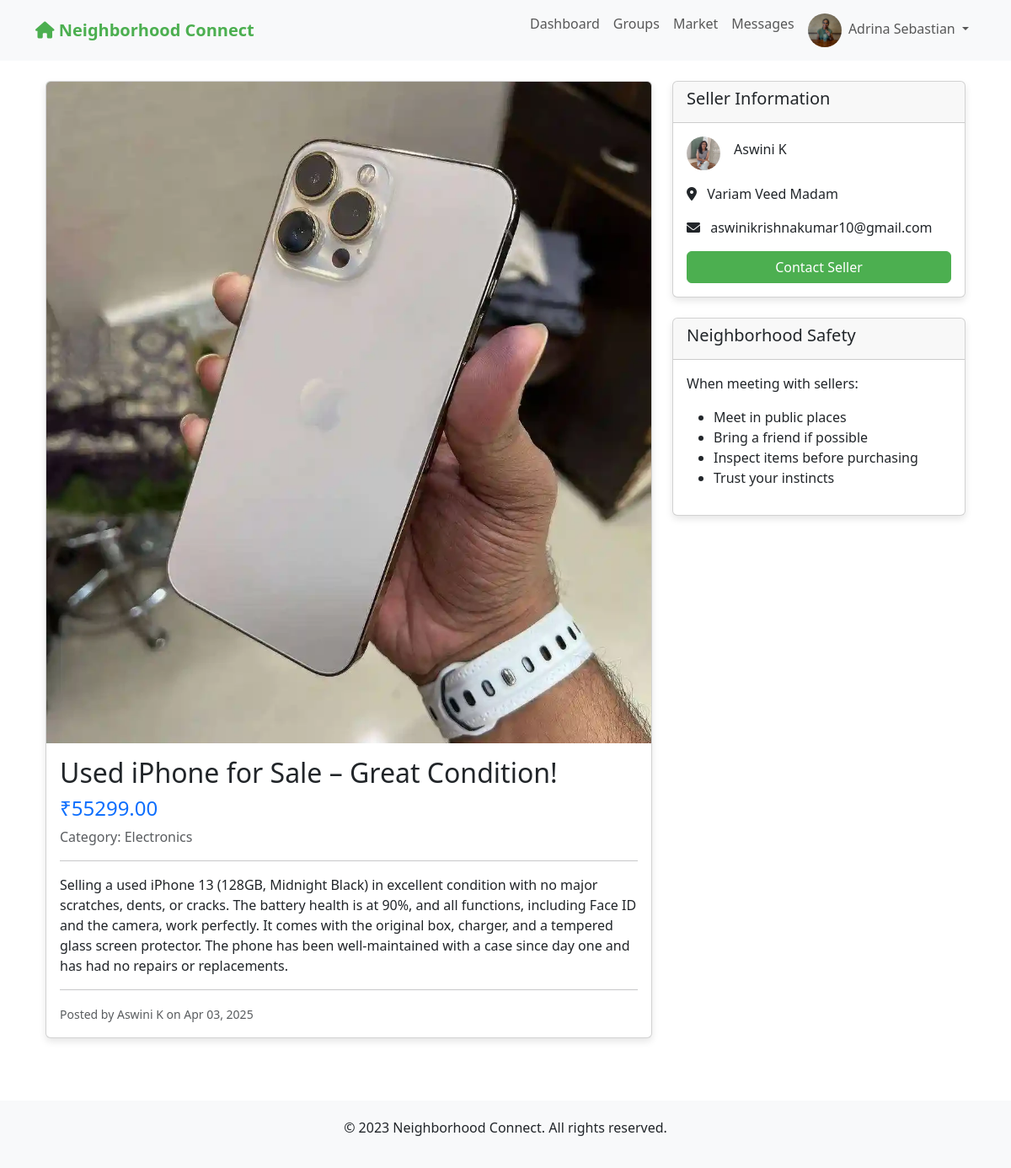
The app's page /market/item/3 (signed in) with its own data.
### app.py (models this page shows)
class User(UserMixin, db.Model):
    id = db.Column(db.Integer, primary_key=True)
    email = db.Column(db.String(100), unique=True, nullable=False)
    password = db.Column(db.String(200), nullable=False)
    name = db.Column(db.String(100), nullable=False)
    address = db.Column(db.String(200), nullable=False)
    neighborhood_id = db.Column(db.Integer, db.ForeignKey('neighborhood.id'), nullable=False)
    profile_pic = db.Column(db.String(200), default='default.jpg')
    created_at = db.Column(db.DateTime, default=datetime.utcnow)
    is_admin = db.Column(db.Boolean, default=False)
    posts = db.relationship('Post', backref='author', lazy=True)
    comments = db.relationship('Comment', backref='author', lazy=True)
    incidents = db.relationship('Incident', backref='reporter', lazy=True)
    group_memberships = db.relationship('GroupMember', backref='user', lazy=True)

class MarketItem(db.Model):
    id = db.Column(db.Integer, primary_key=True)
    title = db.Column(db.String(200), nullable=False)
    description = db.Column(db.Text, nullable=False)
    price = db.Column(db.Float, nullable=False)
    image = db.Column(db.String(200))
    category = db.Column(db.String(50), nullable=False)  # e.g., "furniture", "electronics", "clothing"
    created_at = db.Column(db.DateTime, default=datetime.utcnow)
    user_id = db.Column(db.Integer, db.ForeignKey('user.id'), nullable=False)
    neighborhood_id = db.Column(db.Integer, db.ForeignKey('neighborhood.id'), nullable=False)
    is_sold = db.Column(db.Boolean, default=False)
    user = db.relationship('User', backref='market_items')

### app.py (the view)
@app.route('/market/item/<int:item_id>')
@login_required
def view_market_item(item_id):
    item = MarketItem.query.get_or_404(item_id)
    if item.neighborhood_id != current_user.neighborhood_id:
        abort(403)
    return render_template('view_market_item.html', item=item)

### app.py (called while the page is built)
@login_manager.user_loader
def load_user(user_id):
    return User.query.get(int(user_id))

@app.before_request
def before_request():
    if current_user.is_authenticated:
        g.unread_count = Message.query.filter_by(
            receiver_id=current_user.id,
            is_read=False
        ).count()

@app.context_processor
def inject_unread_count():
    if current_user.is_authenticated:
        return {'unread_message_count': getattr(g, 'unread_count', 0)}
    return {}

### templates/view_market_item.html (shortened to what this page needs)
{% extends "base.html" %}
{% block content %}
<div class="container mt-4">
    <div class="row">
        <div class="col-md-8">
            <div class="card mb-4">
                {% if item.image %}
                <img src="{{ url_for('static', filename='uploads/' + item.image) }}" class="card-img-top" alt="{{ item.title }}">
                {% else %}
                <div class="card-img-top bg-secondary text-white d-flex align-items-center justify-content-center" style="height: 400px;">
                    <i class="fas fa-camera fa-5x"></i>
                </div>
                {% endif %}
                <div class="card-body">
                    <div class="d-flex justify-content-between align-items-start">
                        <h2 class="card-title">{{ item.title }}</h2>
                    </div>
                    <p class="h4 text-primary">₹{{ "%.2f"|format(item.price) }}</p>
                    <p class="text-muted">Category: {{ item.category|title }}</p>
                    <hr>
                    <p class="card-text">{{ item.description }}</p>
                    <hr>
                    <div class="d-flex justify-content-between align-items-center">
                        <div>
                            <small class="text-muted">Posted by {{ item.user.name }} on {{ item.created_at.strftime('%b %d, %Y') }}</small>
                        </div>
                    </div>
                </div>
            </div>
        </div>
        <div class="col-md-4">
            <div class="card">
                <div class="card-header">
                    <h5>Seller Information</h5>
                </div>
                <div class="card-body">
                    <div class="d-flex align-items-center mb-3">
                        <img src="{{ url_for('static', filename='uploads/' + item.user.profile_pic) }}" alt="{{ item.user.name }}" class="profile-img me-3">
                        <h6>{{ item.user.name }}</h6>
                    </div>
                    <p><i class="fas fa-map-marker-alt me-2"></i> {{ item.user.address }}</p>
                    <p><i class="fas fa-envelope me-2"></i> {{ item.user.email }}</p>
                    <a href="{{ url_for('contact_seller', item_id=item.id) }}" class="btn btn-primary w-100">Contact Seller</a>
                </div>
            </div>
            <div class="card mt-4">
                <div class="card-header">
                    <h5>Neighborhood Safety</h5>
                </div>
                <div class="card-body">
                    <p>When meeting with sellers:</p>
                    <ul>
                        <li>Meet in public places</li>
                        <li>Bring a friend if possible</li>
                        <li>Inspect items before purchasing</li>
                        <li>Trust your instincts</li>
                    </ul>
                </div>
            </div>
        </div>
    </div>
</div>
{% endblock %}

### templates/base.html (shortened to what this page needs)
<!DOCTYPE html>
<html lang="en">
<head>
    <link rel="stylesheet" href="https://cdn.jsdelivr.net/npm/bootstrap@5.3.0/dist/css/bootstrap.min.css">
    <link rel="stylesheet" href="https://cdnjs.cloudflare.com/ajax/libs/font-awesome/6.0.0-beta3/css/all.min.css">
</head>
<body>
    <nav class="navbar navbar-expand-lg navbar-light bg-light">
        <div class="container">
            <a class="navbar-brand" href="{{ url_for('index') }}">
                <i class="fas fa-home"></i> Neighborhood Connect
            </a>
            <div class="collapse navbar-collapse" id="navbarNav">
                <ul class="navbar-nav ms-auto">
                    {% if current_user.is_authenticated %}
                        <li class="nav-item">
                            <a class="nav-link" href="{{ url_for('dashboard') }}">Dashboard</a>
                        </li>
                        <li class="nav-item">
                            <a class="nav-link" href="{{ url_for('groups') }}">Groups</a>
                        </li>
                        <li class="nav-item">
                            <a class="nav-link" href="{{ url_for('market') }}">Market</a>
                        </li>
                        <li class="nav-item">
                            <a class="nav-link" href="{{ url_for('messages') }}">
                                Messages
                            </a>
                        </li>
                        <li class="nav-item dropdown">
                            <a class="nav-link dropdown-toggle" href="#" id="navbarDropdown" role="button" data-bs-toggle="dropdown" aria-expanded="false">
                                <img src="{{ url_for('static', filename='uploads/' + current_user.profile_pic) }}" alt="Profile" class="profile-img me-1">
                                {{ current_user.name }}
                            </a>
                        </li>
                    {% endif %}
                </ul>
            </div>
        </div>
    </nav>
    <div class="container mt-4">
        {% block content %}{% endblock %}
    </div>
    <footer class="footer">
        <div class="container">
            <p>&copy; 2023 Neighborhood Connect. All rights reserved.</p>
        </div>
    </footer>
</body>
</html>

### templates/base.html (style rules this page uses)
.navbar-brand { font-weight: bold; color: #4CAF50 !important; }
.btn-primary { background-color: #4CAF50; border-color: #4CAF50; }
.card { margin-bottom: 20px; box-shadow: 0 4px 8px rgba(0,0,0,0.1); }
.profile-img { width: 40px; height: 40px; border-radius: 50%; object-fit: cover; }
.footer { margin-top: 50px; padding: 20px 0; background-color: #f8f9fa; text-align: center; }

### records on screen
User: profile_pic (picture), name "Adrina Sebastian"
MarketItem: image (picture), title "Used iPhone for Sale – Great Condition!", price "55299.00", category "Electronics", description "Selling a used iPhone 13 (128GB, Midnight Black) in excellent condition with no major scratches, dents, or cracks. The battery health is at 90%, and all functions, including Face ID and the camera, work perfectly. It comes with the original box, charger, and a tempered glass screen protector. The phone has been well-maintained with a case since day one and has had no repairs or replacements.", created_at "Apr 03, 2025"
User: user.name "Aswini K", profile_pic (picture), user.address "Variam Veed Madam", user.email "aswinikrishnakumar10@gmail.com"
